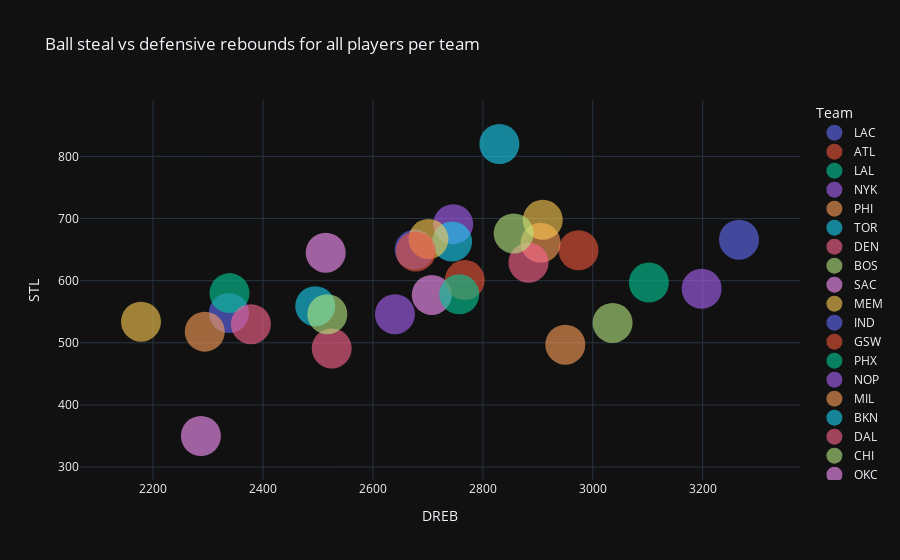

Notebook code cell kept with this figure:
### Code cell
# 8. Quais times tiveram mais roubos de bola e quais tiveram mais rebotes defensivos? Em um gráfico de disperção

px.scatter(data_frame=df_times,
           x='DREB',
           y='STL',
           color='Team',
           template="plotly_dark",
           title='Ball steal vs defensive rebounds for all players per team',
           opacity=0.6).update_traces(marker_size=40)

### Figure 1 — Plotly figure (JSON) as saved in the notebook; plotly's stock layout.template omitted (floating-point values rounded to 4 significant figures)
{"data": [{"hovertemplate": "Team=LAC<br>DREB=%{x}<br>STL=%{y}<extra></extra>", "legendgroup": "LAC", "marker": {"color": "#636efa", "opacity": 0.6, "size": 40, "symbol": "circle"}, "mode": "markers", "name": "LAC", "orientation": "v", "showlegend": true, "type": "scatter", "x": [3266], "xaxis": "x", "y": [666], "yaxis": "y"}, {"hovertemplate": "Team=ATL<br>DREB=%{x}<br>STL=%{y}<extra></extra>", "legendgroup": "ATL", "marker": {"color": "#EF553B", "opacity": 0.6, "size": 40, "symbol": "circle"}, "mode": "markers", "name": "ATL", "orientation": "v", "showlegend": true, "type": "scatter", "x": [2974], "xaxis": "x", "y": [649], "yaxis": "y"}, {"hovertemplate": "Team=LAL<br>DREB=%{x}<br>STL=%{y}<extra></extra>", "legendgroup": "LAL", "marker": {"color": "#00cc96", "opacity": 0.6, "size": 40, "symbol": "circle"}, "mode": "markers", "name": "LAL", "orientation": "v", "showlegend": true, "type": "scatter", "x": [3102], "xaxis": "x", "y": [597], "yaxis": "y"}, {"hovertemplate": "Team=NYK<br>DREB=%{x}<br>STL=%{y}<extra></extra>", "legendgroup": "NYK", "marker": {"color": "#ab63fa", "opacity": 0.6, "size": 40, "symbol": "circle"}, "mode": "markers", "name": "NYK", "orientation": "v", "showlegend": true, "type": "scatter", "x": [3198], "xaxis": "x", "y": [587], "yaxis": "y"}, {"hovertemplate": "Team=PHI<br>DREB=%{x}<br>STL=%{y}<extra></extra>", "legendgroup": "PHI", "marker": {"color": "#FFA15A", "opacity": 0.6, "size": 40, "symbol": "circle"}, "mode": "markers", "name": "PHI", "orientation": "v", "showlegend": true, "type": "scatter", "x": [2905], "xaxis": "x", "y": [661], "yaxis": "y"}, {"hovertemplate": "Team=TOR<br>DREB=%{x}<br>STL=%{y}<extra></extra>", "legendgroup": "TOR", "marker": {"color": "#19d3f3", "opacity": 0.6, "size": 40, "symbol": "circle"}, "mode": "markers", "name": "TOR", "orientation": "v", "showlegend": true, "type": "scatter", "x": [2830], "xaxis": "x", "y": [820], "yaxis": "y"}, {"hovertemplate": "Team=DEN<br>DREB=%{x}<br>STL=%{y}<extra></extra>", "legendgroup": "DEN", "marker": {"color": "#FF6692", "opacity": 0.6, "size": 40, "symbol": "circle"}, "mode": "markers", "name": "DEN", "orientation": "v", "showlegend": true, "type": "scatter", "x": [2883], "xaxis": "x", "y": [629], "yaxis": "y"}, {"hovertemplate": "Team=BOS<br>DREB=%{x}<br>STL=%{y}<extra></extra>", "legendgroup": "BOS", "marker": {"color": "#B6E880", "opacity": 0.6, "size": 40, "symbol": "circle"}, "mode": "markers", "name": "BOS", "orientation": "v", "showlegend": true, "type": "scatter", "x": [3036], "xaxis": "x", "y": [532], "yaxis": "y"}, {"hovertemplate": "Team=SAC<br>DREB=%{x}<br>STL=%{y}<extra></extra>", "legendgroup": "SAC", "marker": {"color": "#FF97FF", "opacity": 0.6, "size": 40, "symbol": "circle"}, "mode": "markers", "name": "SAC", "orientation": "v", "showlegend": true, "type": "scatter", "x": [2707], "xaxis": "x", "y": [577], "yaxis": "y"}, {"hovertemplate": "Team=MEM<br>DREB=%{x}<br>STL=%{y}<extra></extra>", "legendgroup": "MEM", "marker": {"color": "#FECB52", "opacity": 0.6, "size": 40, "symbol": "circle"}, "mode": "markers", "name": "MEM", "orientation": "v", "showlegend": true, "type": "scatter", "x": [2909], "xaxis": "x", "y": [698], "yaxis": "y"}, {"hovertemplate": "Team=IND<br>DREB=%{x}<br>STL=%{y}<extra></extra>", "legendgroup": "IND", "marker": {"color": "#636efa", "opacity": 0.6, "size": 40, "symbol": "circle"}, "mode": "markers", "name": "IND", "orientation": "v", "showlegend": true, "type": "scatter", "x": [2676], "xaxis": "x", "y": [650], "yaxis": "y"}, {"hovertemplate": "Team=GSW<br>DREB=%{x}<br>STL=%{y}<extra></extra>", "legendgroup": "GSW", "marker": {"color": "#EF553B", "opacity": 0.6, "size": 40, "symbol": "circle"}, "mode": "markers", "name": "GSW", "orientation": "v", "showlegend": true, "type": "scatter", "x": [2767], "xaxis": "x", "y": [601], "yaxis": "y"}, {"hovertemplate": "Team=PHX<br>DREB=%{x}<br>STL=%{y}<extra></extra>", "legendgroup": "PHX", "marker": {"color": "#00cc96", "opacity": 0.6, "size": 40, "symbol": "circle"}, "mode": "markers", "name": "PHX", "orientation": "v", "showlegend": true, "type": "scatter", "x": [2757], "xaxis": "x", "y": [578], "yaxis": "y"}, {"hovertemplate": "Team=NOP<br>DREB=%{x}<br>STL=%{y}<extra></extra>", "legendgroup": "NOP", "marker": {"color": "#ab63fa", "opacity": 0.6, "size": 40, "symbol": "circle"}, "mode": "markers", "name": "NOP", "orientation": "v", "showlegend": true, "type": "scatter", "x": [2746], "xaxis": "x", "y": [691], "yaxis": "y"}, {"hovertemplate": "Team=MIL<br>DREB=%{x}<br>STL=%{y}<extra></extra>", "legendgroup": "MIL", "marker": {"color": "#FFA15A", "opacity": 0.6, "size": 40, "symbol": "circle"}, "mode": "markers", "name": "MIL", "orientation": "v", "showlegend": true, "type": "scatter", "x": [2950], "xaxis": "x", "y": [497], "yaxis": "y"}, {"hovertemplate": "Team=BKN<br>DREB=%{x}<br>STL=%{y}<extra></extra>", "legendgroup": "BKN", "marker": {"color": "#19d3f3", "opacity": 0.6, "size": 40, "symbol": "circle"}, "mode": "markers", "name": "BKN", "orientation": "v", "showlegend": true, "type": "scatter", "x": [2744], "xaxis": "x", "y": [663], "yaxis": "y"}, {"hovertemplate": "Team=DAL<br>DREB=%{x}<br>STL=%{y}<extra></extra>", "legendgroup": "DAL", "marker": {"color": "#FF6692", "opacity": 0.6, "size": 40, "symbol": "circle"}, "mode": "markers", "name": "DAL", "orientation": "v", "showlegend": true, "type": "scatter", "x": [2525], "xaxis": "x", "y": [491], "yaxis": "y"}, {"hovertemplate": "Team=CHI<br>DREB=%{x}<br>STL=%{y}<extra></extra>", "legendgroup": "CHI", "marker": {"color": "#B6E880", "opacity": 0.6, "size": 40, "symbol": "circle"}, "mode": "markers", "name": "CHI", "orientation": "v", "showlegend": true, "type": "scatter", "x": [2856], "xaxis": "x", "y": [676], "yaxis": "y"}, {"hovertemplate": "Team=OKC<br>DREB=%{x}<br>STL=%{y}<extra></extra>", "legendgroup": "OKC", "marker": {"color": "#FF97FF", "opacity": 0.6, "size": 40, "symbol": "circle"}, "mode": "markers", "name": "OKC", "orientation": "v", "showlegend": true, "type": "scatter", "x": [2514], "xaxis": "x", "y": [645], "yaxis": "y"}, {"hovertemplate": "Team=MIN<br>DREB=%{x}<br>STL=%{y}<extra></extra>", "legendgroup": "MIN", "marker": {"color": "#FECB52", "opacity": 0.6, "size": 40, "symbol": "circle"}, "mode": "markers", "name": "MIN", "orientation": "v", "showlegend": true, "type": "scatter", "x": [2701], "xaxis": "x", "y": [667], "yaxis": "y"}, {"hovertemplate": "Team=POR<br>DREB=%{x}<br>STL=%{y}<extra></extra>", "legendgroup": "POR", "marker": {"color": "#636efa", "opacity": 0.6, "size": 40, "symbol": "circle"}, "mode": "markers", "name": "POR", "orientation": "v", "showlegend": true, "type": "scatter", "x": [2338], "xaxis": "x", "y": [548], "yaxis": "y"}, {"hovertemplate": "Team=MIA<br>DREB=%{x}<br>STL=%{y}<extra></extra>", "legendgroup": "MIA", "marker": {"color": "#EF553B", "opacity": 0.6, "size": 40, "symbol": "circle"}, "mode": "markers", "name": "MIA", "orientation": "v", "showlegend": true, "type": "scatter", "x": [2678], "xaxis": "x", "y": [647], "yaxis": "y"}, {"hovertemplate": "Team=CLE<br>DREB=%{x}<br>STL=%{y}<extra></extra>", "legendgroup": "CLE", "marker": {"color": "#00cc96", "opacity": 0.6, "size": 40, "symbol": "circle"}, "mode": "markers", "name": "CLE", "orientation": "v", "showlegend": true, "type": "scatter", "x": [2339], "xaxis": "x", "y": [580], "yaxis": "y"}, {"hovertemplate": "Team=WAS<br>DREB=%{x}<br>STL=%{y}<extra></extra>", "legendgroup": "WAS", "marker": {"color": "#ab63fa", "opacity": 0.6, "size": 40, "symbol": "circle"}, "mode": "markers", "name": "WAS", "orientation": "v", "showlegend": true, "type": "scatter", "x": [2640], "xaxis": "x", "y": [546], "yaxis": "y"}, {"hovertemplate": "Team=SAS<br>DREB=%{x}<br>STL=%{y}<extra></extra>", "legendgroup": "SAS", "marker": {"color": "#FFA15A", "opacity": 0.6, "size": 40, "symbol": "circle"}, "mode": "markers", "name": "SAS", "orientation": "v", "showlegend": true, "type": "scatter", "x": [2294], "xaxis": "x", "y": [518], "yaxis": "y"}, {"hovertemplate": "Team=ORL<br>DREB=%{x}<br>STL=%{y}<extra></extra>", "legendgroup": "ORL", "marker": {"color": "#19d3f3", "opacity": 0.6, "size": 40, "symbol": "circle"}, "mode": "markers", "name": "ORL", "orientation": "v", "showlegend": true, "type": "scatter", "x": [2495], "xaxis": "x", "y": [559], "yaxis": "y"}, {"hovertemplate": "Team=DET<br>DREB=%{x}<br>STL=%{y}<extra></extra>", "legendgroup": "DET", "marker": {"color": "#FF6692", "opacity": 0.6, "size": 40, "symbol": "circle"}, "mode": "markers", "name": "DET", "orientation": "v", "showlegend": true, "type": "scatter", "x": [2378], "xaxis": "x", "y": [530], "yaxis": "y"}, {"hovertemplate": "Team=HOU<br>DREB=%{x}<br>STL=%{y}<extra></extra>", "legendgroup": "HOU", "marker": {"color": "#B6E880", "opacity": 0.6, "size": 40, "symbol": "circle"}, "mode": "markers", "name": "HOU", "orientation": "v", "showlegend": true, "type": "scatter", "x": [2517], "xaxis": "x", "y": [546], "yaxis": "y"}, {"hovertemplate": "Team=UTA<br>DREB=%{x}<br>STL=%{y}<extra></extra>", "legendgroup": "UTA", "marker": {"color": "#FF97FF", "opacity": 0.6, "size": 40, "symbol": "circle"}, "mode": "markers", "name": "UTA", "orientation": "v", "showlegend": true, "type": "scatter", "x": [2287], "xaxis": "x", "y": [350], "yaxis": "y"}, {"hovertemplate": "Team=CHA<br>DREB=%{x}<br>STL=%{y}<extra></extra>", "legendgroup": "CHA", "marker": {"color": "#FECB52", "opacity": 0.6, "size": 40, "symbol": "circle"}, "mode": "markers", "name": "CHA", "orientation": "v", "showlegend": true, "type": "scatter", "x": [2178], "xaxis": "x", "y": [534], "yaxis": "y"}], "layout": {"legend": {"title": {"text": "Team"}, "tracegroupgap": 0}, "title": {"text": "Ball steal vs defensive rebounds for all players per team"}, "xaxis": {"anchor": "y", "domain": [0, 1], "title": {"text": "DREB"}}, "yaxis": {"anchor": "x", "domain": [0, 1], "title": {"text": "STL"}}}}
